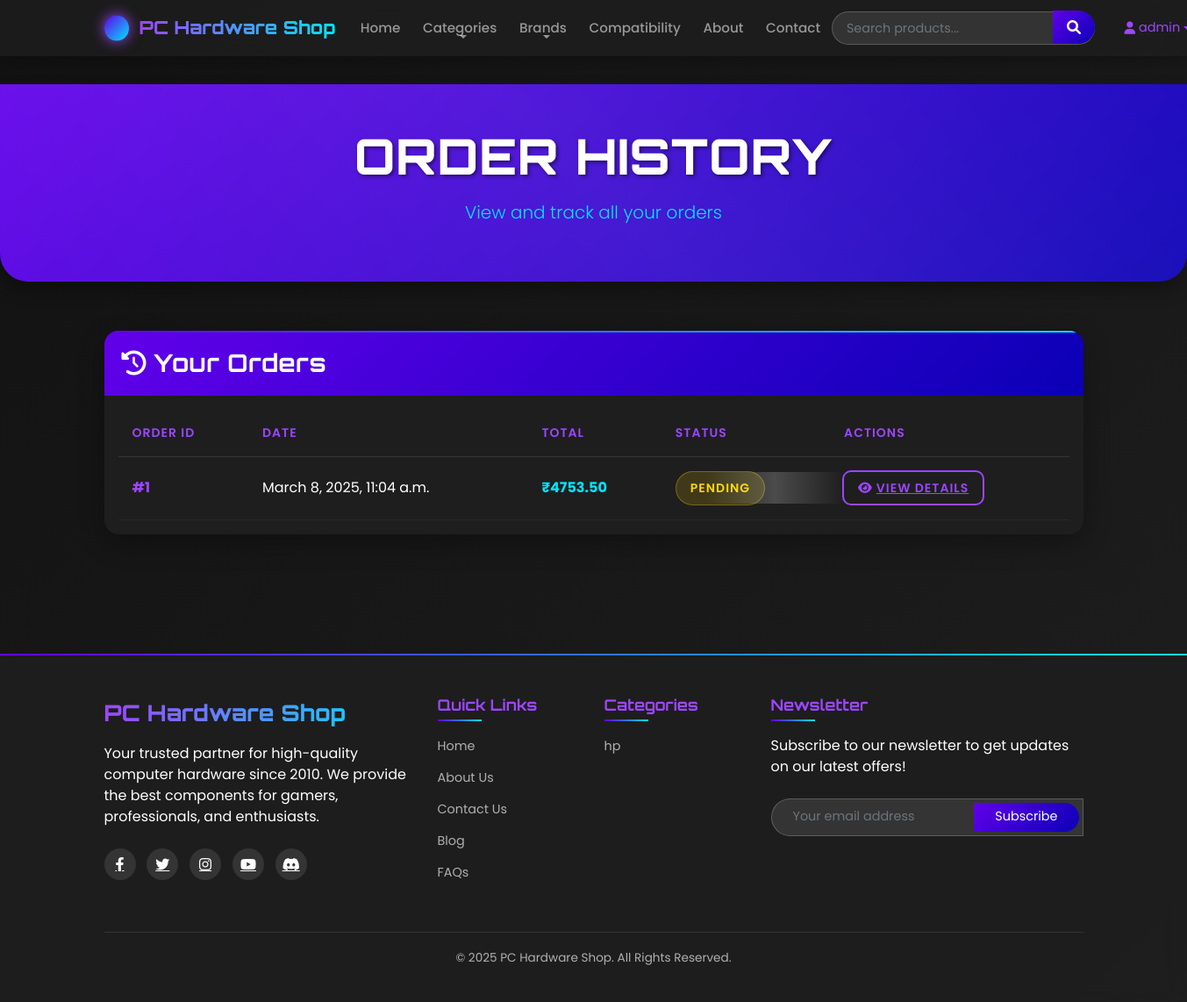
Screenshot of /orders/ (signed in) with the database file from the repository.
### pcapp/models.py (models this page shows, shortened)
class Order(models.Model):
    STATUS_CHOICES = (
        ('pending', 'Pending'),
        ('processing', 'Processing'),
        ('shipped', 'Shipped'),
        ('delivered', 'Delivered'),
        ('cancelled', 'Cancelled'),
    )
    PAYMENT_CHOICES = (
        ('credit_card', 'Credit/Debit Card'),
        ('upi', 'UPI'),
        ('net_banking', 'Net Banking'),
        ('cod', 'Cash on Delivery'),
    )
    user = models.ForeignKey(User, on_delete=models.CASCADE, related_name='orders')
    full_name = models.CharField(max_length=100)
    email = models.EmailField()
    phone = models.CharField(max_length=15)
    address = models.TextField()
    city = models.CharField(max_length=100)
    state = models.CharField(max_length=100)
    pincode = models.CharField(max_length=10)
    total_price = models.DecimalField(max_digits=10, decimal_places=2)
    payment_method = models.CharField(max_length=20, choices=PAYMENT_CHOICES)
    payment_status = models.BooleanField(default=False)
    order_status = models.CharField(max_length=20, choices=STATUS_CHOICES, default='pending')
    created_at = models.DateTimeField(auto_now_add=True)
    updated_at = models.DateTimeField(auto_now=True)
    class Meta:
        ordering = ('-created_at',)

class Category(models.Model):
    name = models.CharField(max_length=100)
    slug = models.SlugField(max_length=100, unique=True)
    description = models.TextField(blank=True)
    image = models.ImageField(upload_to='categories/', blank=True)
    created_at = models.DateTimeField(auto_now_add=True)
    updated_at = models.DateTimeField(auto_now=True)
    class Meta:
        verbose_name_plural = 'Categories'
        ordering = ('name',)

### pcapp/views.py (the view)
# urls.py: path('orders/', views.order_history, name='order_history'),
@login_required
def order_history(request):
    orders = Order.objects.filter(user=request.user).order_by('-created_at')
    context = {
        'orders': orders,
    }
    return render(request, 'pcapp/order_history.html', context)

### pcapp/context_processors.py (called while the page is built)
def categories_processor(request):
    return {
        'categories': Category.objects.all()
    }

### pcapp/templates/pcapp/order_history.html (shortened to what this page needs)
{% extends 'pcapp/base.html' %}
{% block content %}
<div class="history-header">
    <div class="container">
        <div class="row">
            <div class="col-lg-8 mx-auto text-center">
                <h1 class="display-4 history-title">Order History</h1>
                <p class="lead history-subtitle">View and track all your orders</p>
            </div>
        </div>
    </div>
</div>
<div class="container py-4">
    {% if orders %}
        <div class="neon-card">
            <div class="card-header card-header-primary">
                <h3 class="mb-0"><i class="fas fa-history me-2"></i>Your Orders</h3>
            </div>
            <div class="card-body">
                <div class="table-responsive">
                    <table class="order-table">
                        <thead>
                            <tr>
                                <th>Order ID</th>
                                <th>Date</th>
                                <th>Total</th>
                                <th>Status</th>
                                <th>Actions</th>
                            </tr>
                        </thead>
                        <tbody>
                            {% for order in orders %}
                                <tr>
                                    <td><span class="order-id">#{{ order.id }}</span></td>
                                    <td>{{ order.created_at|date:"F j, Y, g:i a" }}</td>
                                    <td><span class="order-price">₹{{ order.total_price }}</span></td>
                                    <td>
                                        {% if order.order_status == 'pending' %}
                                            <span class="status-badge status-pending">Pending</span>
                                        {% elif order.order_status == 'processing' %}
                                            <span class="status-badge status-processing">Processing</span>
                                        {% elif order.order_status == 'shipped' %}
                                            <span class="status-badge status-shipped">Shipped</span>
                                        {% elif order.order_status == 'delivered' %}
                                            <span class="status-badge status-delivered">Delivered</span>
                                        {% elif order.order_status == 'cancelled' %}
                                            <span class="status-badge status-cancelled">Cancelled</span>
                                        {% endif %}
                                    </td>
                                    <td>
                                        <a href="{% url 'order_detail' order.id %}" class="neon-btn neon-btn-outline neon-btn-sm">
                                            <i class="fas fa-eye me-1"></i>View Details
                                        </a>
                                    </td>
                                </tr>
                            {% endfor %}
                        </tbody>
                    </table>
                </div>
            </div>
        </div>
    {% endif %}
</div>
{% endblock %}

### pcapp/templates/pcapp/base.html (shortened to what this page needs)
<!DOCTYPE html>
<html lang="en">
<head>
    <link href="https://cdn.jsdelivr.net/npm/bootstrap@5.1.3/dist/css/bootstrap.min.css" rel="stylesheet">
    <link rel="stylesheet" href="https://cdnjs.cloudflare.com/ajax/libs/font-awesome/6.0.0-beta3/css/all.min.css">
    <link href="https://unpkg.com/aos@2.3.1/dist/aos.css" rel="stylesheet">
</head>
<body>
    <nav class="navbar navbar-expand-lg navbar-dark sticky-top">
        <div class="container">
            <a class="navbar-brand" href="{% url 'home' %}"><span>PC Hardware Shop</span></a>
            <div class="collapse navbar-collapse" id="navbarNav">
                <ul class="navbar-nav me-auto mb-2 mb-lg-0">
                    <li class="nav-item">
                        <a class="nav-link {% if request.path == '/' %}active{% endif %}" href="{% url 'home' %}">Home</a>
                    </li>
                    <li class="nav-item dropdown">
                        <a class="nav-link dropdown-toggle" href="#" id="categoriesDropdown" role="button" data-bs-toggle="dropdown" aria-expanded="false">
                            Categories
                        </a>
                    </li>
                    <li class="nav-item dropdown">
                        <a class="nav-link dropdown-toggle" href="#" id="brandsDropdown" role="button" data-bs-toggle="dropdown" aria-expanded="false">
                            Brands
                        </a>
                    </li>
                    <li class="nav-item">
                        <a class="nav-link {% if 'compatibility-checker' in request.path %}active{% endif %}" href="{% url 'compatibility_checker' %}">Compatibility</a>
                    </li>
                    <li class="nav-item">
                        <a class="nav-link {% if 'about' in request.path %}active{% endif %}" href="{% url 'about_us' %}">About</a>
                    </li>
                    <li class="nav-item">
                        <a class="nav-link {% if 'contact' in request.path %}active{% endif %}" href="{% url 'contact_us' %}">Contact</a>
                    </li>
                </ul>
                <form class="search-form d-flex mb-0 me-lg-3" action="{% url 'search_products' %}" method="get">
                    <input class="form-control" type="search" name="q" placeholder="Search products..." aria-label="Search">
                    <button class="btn" type="submit"><i class="fas fa-search"></i></button>
                </form>
                <div class="user-actions d-flex">
                    {% if user.is_authenticated %}
                        <div class="dropdown">
                            <button class="btn btn-outline-primary dropdown-toggle" type="button" id="userDropdown" data-bs-toggle="dropdown" aria-expanded="false">
                                <i class="fas fa-user me-1"></i> {{ user.username }}
                            </button>
                        </div>
                    {% else %}
                        <a href="{% url 'login' %}" class="btn btn-outline-primary"><i class="fas fa-sign-in-alt me-1"></i> Login</a>
                        <a href="{% url 'register' %}" class="btn btn-primary"><i class="fas fa-user-plus me-1"></i> Register</a>
                    {% endif %}
                </div>
            </div>
        </div>
    </nav>
    <main class="main-content">
        {% block content %}{% endblock %}
    </main>
    <footer class="footer">
        <div class="container">
            <div class="row gy-4">
                <div class="col-lg-4 col-md-6">
                    <div class="footer-logo">PC Hardware Shop</div>
                    <p class="mb-4">Your trusted partner for high-quality computer hardware since 2010. We provide the best components for gamers, professionals, and enthusiasts.</p>
                    <div class="social-links">
                        <a href="#" target="_blank"><i class="fab fa-facebook-f"></i></a>
                        <a href="#" target="_blank"><i class="fab fa-twitter"></i></a>
                        <a href="#" target="_blank"><i class="fab fa-instagram"></i></a>
                        <a href="#" target="_blank"><i class="fab fa-youtube"></i></a>
                        <a href="#" target="_blank"><i class="fab fa-discord"></i></a>
                    </div>
                </div>
                <div class="col-lg-2 col-md-3 col-6">
                    <div class="footer-links">
                        <h5>Quick Links</h5>
                        <ul>
                            <li><a href="{% url 'home' %}">Home</a></li>
                            <li><a href="{% url 'about_us' %}">About Us</a></li>
                            <li><a href="{% url 'contact_us' %}">Contact Us</a></li>
                            <li><a href="#">Blog</a></li>
                            <li><a href="#">FAQs</a></li>
                        </ul>
                    </div>
                </div>
                <div class="col-lg-2 col-md-3 col-6">
                    <div class="footer-links">
                        <h5>Categories</h5>
                        <ul>
                            {% for category in categories|slice:":5" %}
                                {% if category.slug %}
                                    <li><a href="{% url 'category_detail' category.slug %}">{{ category.name }}</a></li>
                                {% endif %}
                            {% endfor %}
                        </ul>
                    </div>
                </div>
                <div class="col-lg-4 col-md-12">
                    <div class="footer-links">
                        <h5>Newsletter</h5>
                        <p>Subscribe to our newsletter to get updates on our latest offers!</p>
                        <form class="newsletter-form" action="#" method="post">
                            <div class="input-group">
                                <input type="email" class="form-control" placeholder="Your email address" required>
                                <button class="btn" type="submit">Subscribe</button>
                            </div>
                        </form>
                    </div>
                </div>
            </div>
            <div class="copyright">
                <p>&copy; {% now "Y" %} PC Hardware Shop. All Rights Reserved.</p>
            </div>
        </div>
    </footer>
</body>
</html>

### pcapp/templates/pcapp/order_history.html (style rules this page uses)
:root { --primary-color: #6200ea; --primary-light: #9d46ff; --primary-dark: #0a00b6; --accent-color: #00e5ff; --success-color: #00c853; --warning-color: #ffd600; --danger-color: #ff3d00; --dark-bg: #121212; --card-bg: #1e1e1e; --text-light: #ffffff; --text-secondary: #b0b0b0; }
.history-header { background: linear-gradient(135deg, var(--primary-color) 0%, var(--primary-dark) 100%); padding: 3rem 0; margin-bottom: 2rem; border-radius: 0 0 2rem 2rem; box-shadow: 0 10px 20px rgba(0, 0, 0, 0.3); position: relative; overflow: hidden; }
.history-header::before { content: ''; position: absolute; top: -50%; left: -50%; width: 200%; height: 200%; background: linear-gradient(45deg, transparent 0%, rgba(255, 255, 255, 0.1) 50%, transparent 100%); animation: shine 3s infinite linear; z-index: 1; }
.history-title { font-weight: 800; text-transform: uppercase; letter-spacing: 1px; text-shadow: 2px 2px 4px rgba(0, 0, 0, 0.5); margin-bottom: 1rem; position: relative; z-index: 2; }
.history-subtitle { font-weight: 300; color: var(--accent-color); position: relative; z-index: 2; }
.neon-card { background-color: var(--card-bg); border: none; border-radius: 1rem; overflow: hidden; box-shadow: 0 10px 30px rgba(0, 0, 0, 0.3); transition: all 0.3s ease; margin-bottom: 2rem; position: relative; transform: translateY(20px); opacity: 0; animation: fadeInUp 0.5s forwards; }
.neon-card::after { content: ''; position: absolute; top: 0; left: 0; right: 0; height: 2px; background: linear-gradient(90deg, var(--primary-color), var(--accent-color), var(--primary-color)); background-size: 200% 100%; animation: gradientBorder 3s infinite linear; }
.card-header-primary { background: linear-gradient(135deg, var(--primary-color) 0%, var(--primary-dark) 100%); color: var(--text-light); border-bottom: none; padding: 1.25rem; font-weight: 600; letter-spacing: 0.5px; }
.neon-btn { border-radius: 0.5rem; font-weight: 600; text-transform: uppercase; letter-spacing: 1px; padding: 0.75rem 1.5rem; transition: all 0.3s ease; position: relative; overflow: hidden; z-index: 1; border: none; }
.neon-btn::before { content: ''; position: absolute; top: 0; left: -100%; width: 100%; height: 100%; background: linear-gradient(90deg, transparent, rgba(255, 255, 255, 0.2), transparent); transition: all 0.5s ease; z-index: -1; }
.neon-btn-outline { background: transparent; color: var(--primary-light); box-shadow: 0 0 0 2px var(--primary-light); }
.neon-btn-sm { padding: 0.5rem 1rem; font-size: 0.875rem; }
.order-table { width: 100%; border-collapse: separate; border-spacing: 0; }
.order-table thead th { color: var(--primary-light); font-weight: 600; border-bottom: 1px solid rgba(255, 255, 255, 0.1); padding: 1rem; text-transform: uppercase; letter-spacing: 1px; font-size: 0.875rem; }
.order-table tbody td { padding: 1rem; border-bottom: 1px solid rgba(255, 255, 255, 0.05); color: var(--text-light); vertical-align: middle; }
.order-table tbody tr { transition: all 0.3s ease; }
.status-badge { padding: 0.5rem 1rem; border-radius: 2rem; font-weight: 600; font-size: 0.875rem; text-transform: uppercase; letter-spacing: 1px; display: inline-block; }
.status-pending { background-color: rgba(255, 214, 0, 0.15); color: var(--warning-color); border: 1px solid rgba(255, 214, 0, 0.3); }
.order-id { font-weight: 700; color: var(--primary-light); }
.order-price { font-weight: 700; color: var(--accent-color); }

### rows the page displays
Order: id "1", created_at "March 8, 2025, 11:04 a.m.", total_price "4753.50", order_status "PENDING"
Category: name "hp"

### other values shown
{{ user.username }} "admin"
